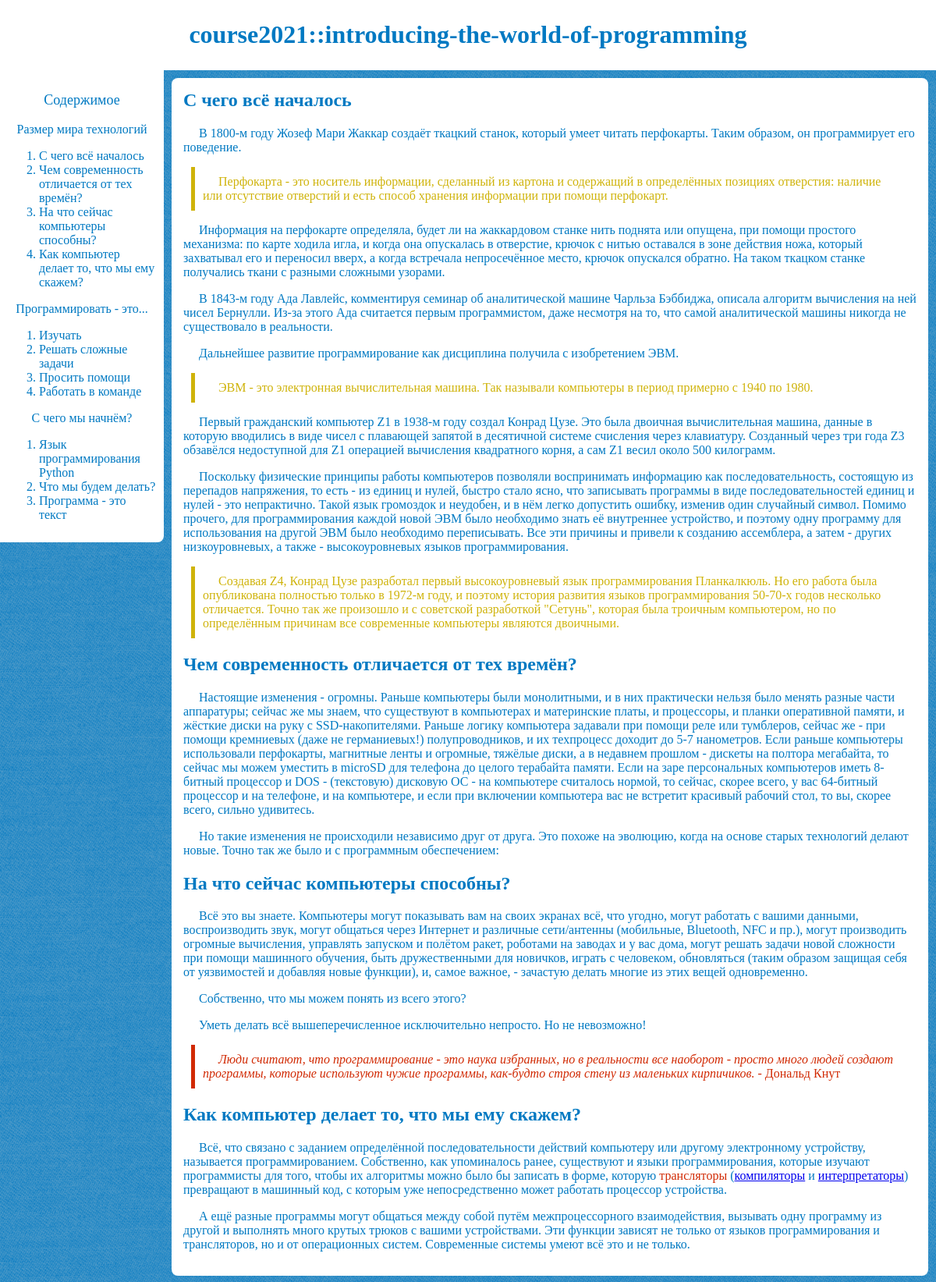
Page /introducing-the-world-of-programming/ (upper part) on the committed database.
### lectures/models.py (models this page shows, shortened)
class Lecture(models.Model):
    STATUS_CHOICES = (('writing', 'В процессе'),
                      ('to_review', 'Требует проверки'),
                      ('opened', 'Открыта'),
                      )
    title = models.CharField(max_length=100)
    slug = models.SlugField(max_length=120)
    desc = models.TextField(max_length=250)
    status = models.CharField(max_length=9,
                              choices=STATUS_CHOICES,
                              default='writing')
    publish = models.DateTimeField(default=timezone.now)
    objects = models.Manager()
    opened = OpenedLectures()
    class Meta:
        ordering = ('publish',)
        db_table = 'lectures'

class Article(models.Model):
    STATUS_CHOICES = (('writing', 'В процессе'),
                      ('to_review', 'Требует проверки'),
                      ('ready', 'Готова'),
                      )
    title = models.CharField(max_length=100)
    status = models.CharField(max_length=9,
                              choices=STATUS_CHOICES,
                              default='writing')
    publish = models.DateTimeField(default=timezone.now)
    lecture = models.ForeignKey(Lecture,
                                on_delete=models.CASCADE,
                                related_name='articles')
    class Meta:
        ordering = ('publish',)
        db_table = 'articles'

class Section(models.Model):
    h2_title = models.CharField(max_length=100)
    h2_slug = models.SlugField(max_length=120)
    body = models.TextField()
    publish = models.DateTimeField(default=timezone.now)
    article = models.ForeignKey(Article,
                                on_delete=models.CASCADE,
                                related_name='sections')
    class Meta:
        ordering = ('publish',)
        db_table = 'sections'

### lectures/views.py (the view)
def show_lecture(request, lec_slug):
    lecture = get_object_or_404(Lecture, slug=lec_slug, status='opened')
    return render(request, 'lectures/lecture.html', {'lec': lecture})

### lectures/templates/lectures/lecture.html (shortened to what this page needs)
{% extends "base.html" %}
{% block h1_header %}{{ lec.slug }}{% endblock %}
{% block aside %}
<aside>
    <p class="aside-header">Содержимое</p>
    {% for article in lec.articles.all %}
        {% if article.status == "ready" %}
            <p>{{ article.title }}</p>
            <ol>
                {% for section in article.sections.all %}
                <li><a href="#{{ section.h2_slug }}">{{ section.h2_title }}</a></li>
                {% endfor %}
            </ol>
        {% endif %}
    {% endfor %}
</aside>
{% endblock %}
{% block content %}
{% for article in lec.articles.all %}
    {% if article.status == "ready" %}
        <article>
        {% for section in article.sections.all %}
            <section>
                <h2 id="{{ section.h2_slug }}" {% if forloop.counter == 1 %} class="first" {% endif %}>{{ section.h2_title }}</h2>
                {% autoescape off %}
                {{ section.body|safe }}
                {% endautoescape %}
            </section>
        {% endfor %}
        </article>
    {% endif %}
{% endfor %}
{% endblock %}

### lectures/templates/base.html (shortened to what this page needs)
{% load static %}
<!doctype html>
<html>
<head>
    <link href="{% static "stylesheet.css" %}" rel="stylesheet">
</head>
<body>
<header>
    <div><h1>course2021::{% block h1_header %}{% endblock %}</h1></div>
</header>
{% block aside %}
{% endblock %}
{% block content %}
{% endblock %}
</body>
</html>

### lectures/static/stylesheet.css (style rules this page uses)
body { font-family: 'Iosevka Etoile'; color: #0079c2; font-size: 16px; background-color: #0079c2; ; background-image: url("background-45-degree-fabric-light.png"); padding: 0; margin: 0; }
body > * { background-color: #fff; }
header { padding: 5px; display: flex; justify-content: center; }
aside { padding: 10px; height: auto; width: 190px; position: absolute !important; z-index: 1; overflow: auto; font-weight: 500; border-radius: 0 0 8px 0; }
aside a { text-decoration: none; color: #0079c2; transition: .1s linear; }
aside p { text-align: center; text-indent: 0px; }
article { margin: 10px 10px 10px 220px; width: auto; padding: 15px; transition: margin-left 0s; border-radius: 8px; }
p { text-indent: 20px; }
.first { margin-top: 0px; }
.aside-header { font-size: 18px; }
.comment-block { color: #cfb30a; display: block; margin: 10px; padding: 10px; border-left: 5px solid #cfb30a; white-space: pre-wrap; }
.attention-block { color: #d12a04; display: block; margin: 10px; padding: 10px; border-left: 5px solid #d12a04; white-space: pre-wrap; }

### rows in the picture
Lecture: slug "introducing-the-world-of-programming"
Article: title "Размер мира технологий"
Section: h2_title "С чего всё началось", body "В 1800-м году Жозеф Мари Жаккар создаёт ткацкий станок, который умеет читать перфокарты. Таким образом, он программирует его поведение. Перфокарта - это носитель информации, сделанный из картона и содержащий в определённых позициях отверстия: наличие или отсутствие отверстий и есть способ хранения информации при помощи перфокарт. Информация на перфокарте определяла, будет ли на жаккардовом станке нить поднята или опущена, при помощи простого механизма: по карте ходила игла, и когда она опускалась в отверстие, крючок с нитью оставался в зоне действия ножа, который захватывал его и переносил вверх, а когда встречала непросечённое место, крючок опускался обратно. На таком ткацком станке…"
Section: h2_title "Чем современность отличается от тех времён?", body "Настоящие изменения - огромны. Раньше компьютеры были монолитными, и в них практически нельзя было менять разные части аппаратуры; сейчас же мы знаем, что существуют в компьютерах и материнские платы, и процессоры, и планки оперативной памяти, и жёсткие диски на руку с SSD-накопителями. Раньше логику компьютера задавали при помощи реле или тумблеров, сейчас же - при помощи кремниевых (даже не германиевых!) полупроводников, и их техпроцесс доходит до 5-7 нанометров. Если раньше компьютеры использовали перфокарты, магнитные ленты и огромные, тяжёлые диски, а в недавнем прошлом - дискеты на полтора мегабайта, то сейчас мы можем уместить в microSD для телефона до целого терабайта памяти. Если…"
Section: h2_title "На что сейчас компьютеры способны?", body "Всё это вы знаете. Компьютеры могут показывать вам на своих экранах всё, что угодно, могут работать с вашими данными, воспроизводить звук, могут общаться через Интернет и различные сети/антенны (мобильные, Bluetooth, NFC и пр.), могут производить огромные вычисления, управлять запуском и полётом ракет, роботами на заводах и у вас дома, могут решать задачи новой сложности при помощи машинного обучения, быть дружественными для новичков, играть с человеком, обновляться (таким образом защищая себя от уязвимостей и добавляя новые функции), и, самое важное, - зачастую делать многие из этих вещей одновременно. Собственно, что мы можем понять из всего этого? Уметь делать всё вышеперечисленное…"
Section: h2_title "Как компьютер делает то, что мы ему скажем?", body "Всё, что связано с заданием определённой последовательности действий компьютеру или другому электронному устройству, называется программированием. Собственно, как упоминалось ранее, существуют и языки программирования, которые изучают программисты для того, чтобы их алгоритмы можно было бы записать в форме, которую трансляторы ( компиляторы и интерпретаторы ) превращают в машинный код, с которым уже непосредственно может работать процессор устройства. А ещё разные программы могут общаться между собой путём межпроцессорного взаимодействия, вызывать одну программу из другой и выполнять много крутых трюков с вашими устройствами. Эти функции зависят не только от языков программирования и…"
Article: title "Программировать - это..."
Section: h2_title "Изучать"
Section: h2_title "Решать сложные задачи"
Section: h2_title "Просить помощи"
Section: h2_title "Работать в команде"
Article: title "С чего мы начнём?"
Section: h2_title "Язык программирования Python"
Section: h2_title "Что мы будем делать?"
Section: h2_title "Программа - это текст"
